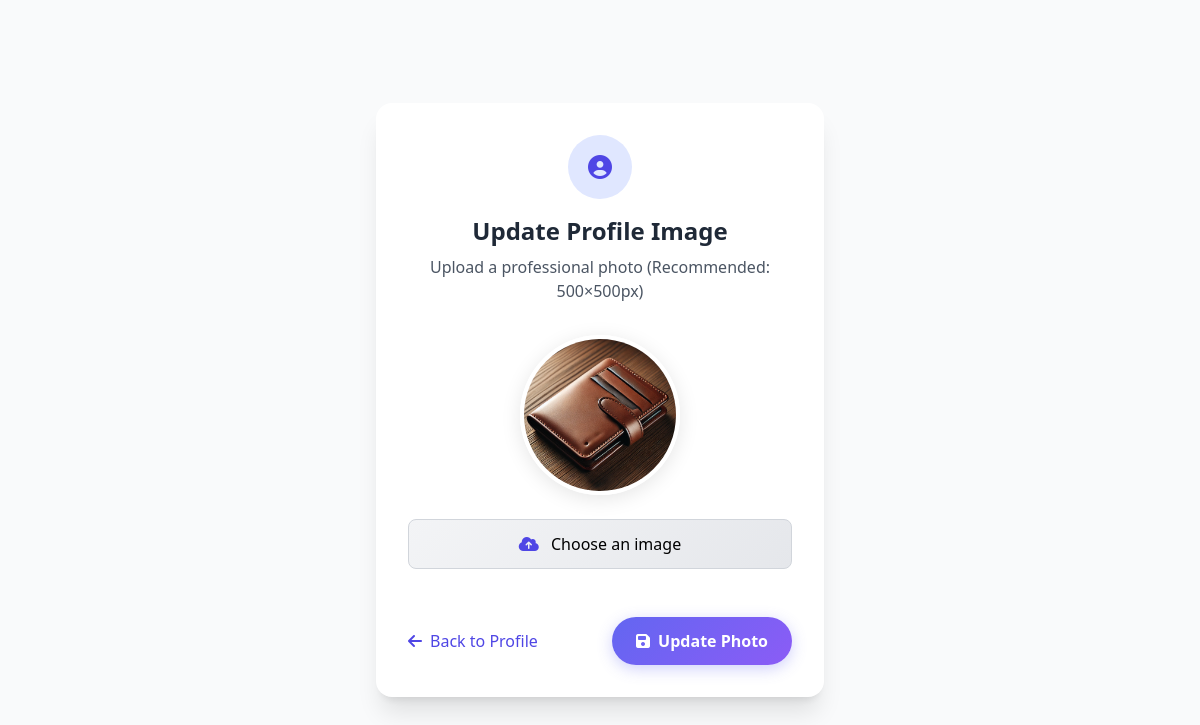
Before: /users/profile/update/image/ (signed in) with the older database file.
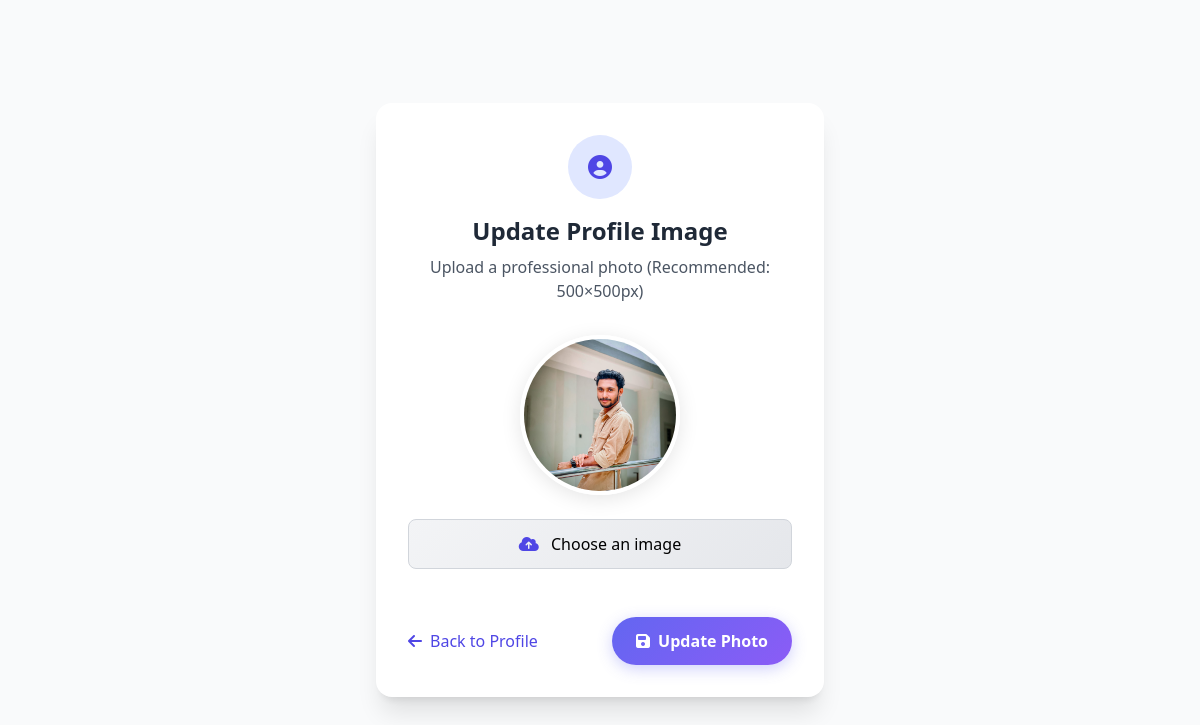
After: the same page with the newer database file.
### users/models.py (models this page shows)
class Profile(models.Model):
    user = models.OneToOneField(User, on_delete=models.CASCADE)
    profile_image = models.ImageField(upload_to='profile_images/', blank=True, null=True)
    banner_image = models.ImageField(upload_to='banner_images/', blank=True, null=True)
    certifications = models.TextField(blank=True, null=True)
    qualifications = models.TextField(blank=True, null=True)
    skills = models.ManyToManyField(Skill, blank=True)
    location = models.CharField(max_length=100, blank=True, null=True)

### users/views.py (the view)
# urls.py: path('profile/update/image/', profile_image_update, name='profile_image_update'),
@login_required
def profile_image_update(request):
    if request.method == 'POST':
        form = ProfileImageForm(request.POST, request.FILES, instance=request.user.profile)
        if form.is_valid():
            form.save()
            return redirect('profile_view')
    else:
        form = ProfileImageForm(instance=request.user.profile)
    return render(request, 'users/profile_image_update.html', {'form': form})

### users/templates/users/profile_image_update.html (shortened to what this page needs)
{% load static tailwind_tags %}
<!DOCTYPE html>
<html lang="en">
<head>
    {% tailwind_css %}
    <link href="https://cdnjs.cloudflare.com/ajax/libs/font-awesome/6.4.0/css/all.min.css" rel="stylesheet">
</head>
<body class="bg-gray-50 min-h-screen flex items-center justify-center p-4 font-sans antialiased">
    <div class="w-full max-w-md">
        <div class="form-container bg-white rounded-2xl shadow-xl overflow-hidden p-8">
            <div class="text-center mb-8">
                <div class="w-16 h-16 bg-indigo-100 rounded-full flex items-center justify-center mx-auto mb-4">
                    <i class="fas fa-user-circle text-indigo-600 text-2xl"></i>
                </div>
                <h1 class="text-2xl font-bold text-gray-800 mb-2">Update Profile Image</h1>
                <p class="text-gray-600">Upload a professional photo (Recommended: 500×500px)</p>
            </div>
            <form method="POST" enctype="multipart/form-data" class="space-y-6" id="avatar-form">
                <div class="flex flex-col items-center space-y-6">
                    <div class="avatar-upload relative group">
                        <div class="avatar-preview w-40 h-40 rounded-full overflow-hidden border-4 border-white shadow-lg">
                            {% if form.instance.profile_image %}
                                <img src="{{ form.instance.profile_image.url }}" alt="Current Profile" class="w-full h-full object-cover">
                            {% else %}
                                <div class="w-full h-full bg-gray-200 flex items-center justify-center">
                                    <i class="fas fa-user text-gray-400 text-5xl"></i>
                                </div>
                            {% endif %}
                        </div>
                    </div>
                    <div class="w-full">
                        <label for="id_profile_image" class="file-upload-btn block w-full px-4 py-3 text-center border border-gray-300 rounded-lg cursor-pointer hover:border-indigo-300 transition">
                            <i class="fas fa-cloud-upload-alt mr-2 text-indigo-600"></i>
                            <span>Choose an image</span>
                        </label>
                    </div>
                </div>
                <div class="pt-6 flex justify-between items-center">
                    <a href="{% url 'profile_view' %}" class="back-btn text-indigo-600 hover:text-indigo-800 font-medium flex items-center transition">
                        <i class="fas fa-arrow-left mr-2"></i>
                        Back to Profile
                    </a>
                    <button type="submit" class="submit-btn px-6 py-3 text-white font-semibold rounded-full flex items-center space-x-2">
                        <i class="fas fa-save"></i>
                        <span>Update Photo</span>
                    </button>
                </div>
            </form>
        </div>
    </div>
</body>
</html>

Changed rows visible on the page:
changed Profile: instance.profile_image: a different picture
